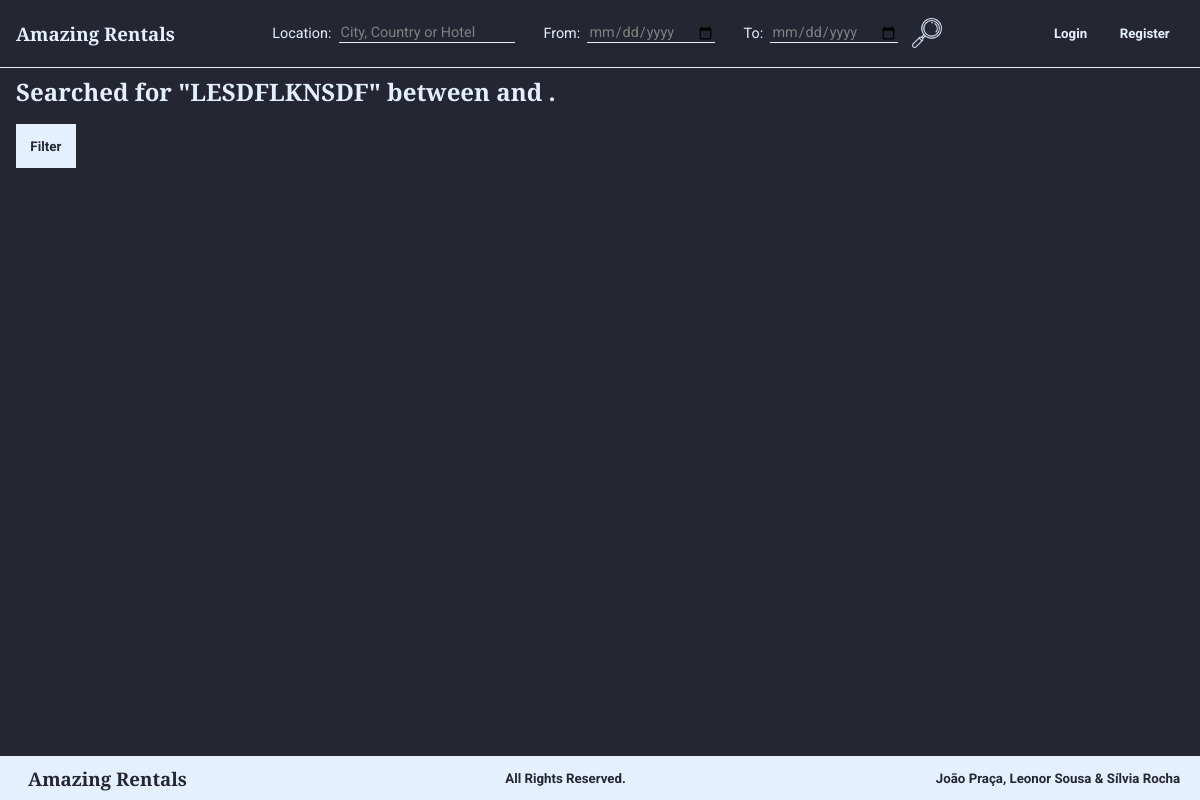
The app's page /listSearch.php?location=LESDFLKNSDF, older data.
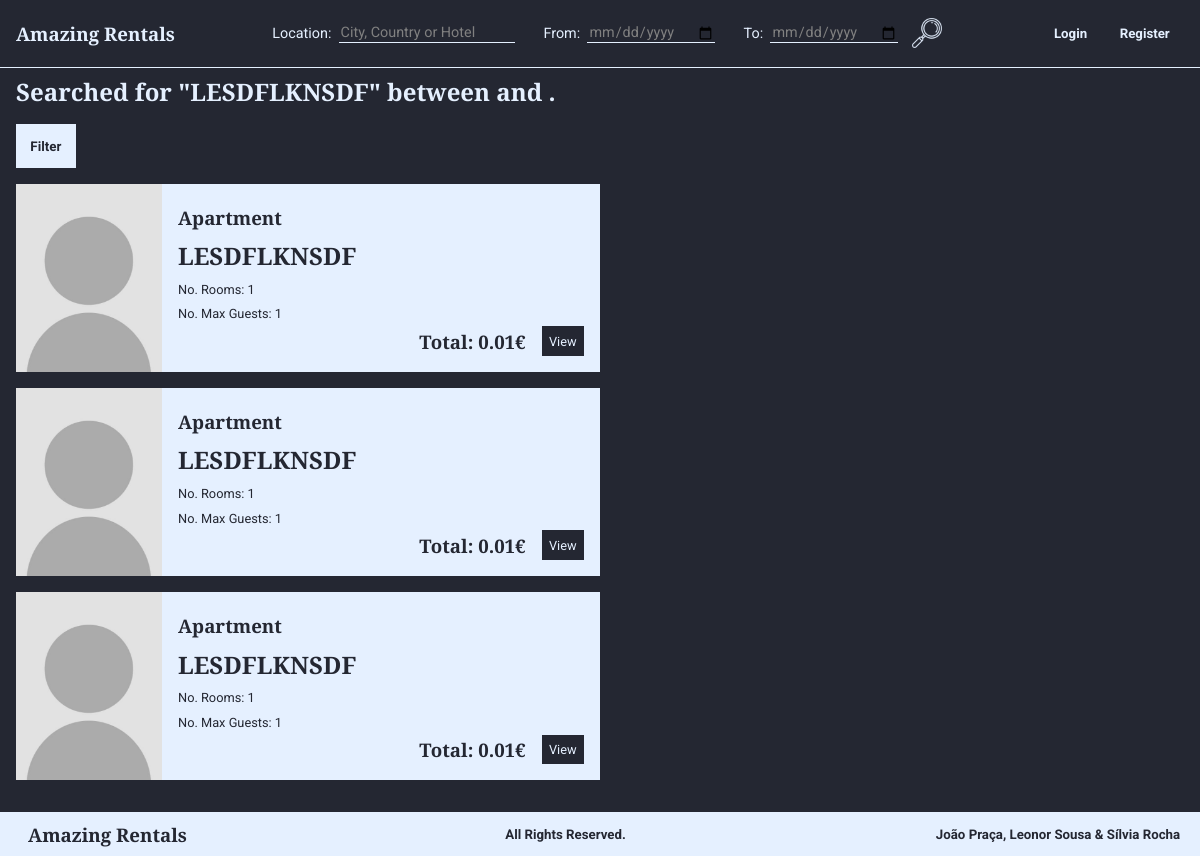
The same page, newer data.
### tables this page shows
CREATE TABLE Habitacao (
    idHabitacao INTEGER PRIMARY KEY,
    nome        TEXT,
    numQuartos  INTEGER CHECK (numQuartos > 0), 
    maxHospedes INTEGER CHECK (maxHospedes > 0),  
    precoNoite  REAL    CHECK (precoNoite > 0), 
    taxaLimpeza REAL CHECK (taxaLimpeza >= 0), 
    descricao   TEXT,
    latitude    REAL    CHECK(latitude>=-90 and latitude<=90),
    longitude   REAL    CHECK(longitude>=-180 and longitude<=180),
    morada      TEXT,
    idCidade    INTEGER REFERENCES Cidade(idCidade) ON DELETE RESTRICT ON UPDATE RESTRICT, 
    idUtilizador INTEGER REFERENCES Utilizador(idUtilizador) ON DELETE CASCADE ON UPDATE CASCADE,
    idTipo      INTEGER REFERENCES TipoDeHabitacao (idTipo) ON DELETE SET NULL ON UPDATE CASCADE, 
    idPolitica  INTEGER REFERENCES PoliticaDeCancelamento (idPolitica) ON DELETE RESTRICT ON UPDATE CASCADE
);

CREATE TABLE TipoDeHabitacao (
    idTipo  INTEGER PRIMARY KEY,
    nome    VARCHAR(30) UNIQUE NOT NULL
);

### database/habitations.php (called while the page is built, shortened)
<?php
function getHabitationsCity($city, $type, $minNumberGuests, $minNumberBedroom, $minPriceNight, $maxPriceNight){
    global $db;
    $stmt = $db->prepare('SELECT Habitacao.* FROM Habitacao JOIN cidade USING (idCidade)
    WHERE cidade.nome = ? AND idTipo like ? AND Habitacao.maxHospedes >= ? AND Habitacao.numQuartos >= ? AND Habitacao.precoNoite >= ? AND Habitacao.precoNoite <= ?');
    $stmt->execute(array($city, $type, $minNumberGuests, $minNumberBedroom, $minPriceNight, $maxPriceNight));
    return $stmt->fetchAll();
}
function getHabitationsCountry($country, $type, $minNumberGuests, $minNumberBedroom, $minPriceNight, $maxPriceNight){
    global $db;
    $stmt = $db->prepare('SELECT Habitacao.* FROM Habitacao JOIN cidade USING (idCidade) JOIN Pais USING (idPais) JOIN TipoDeHabitacao USING (idTipo)
    WHERE Pais.nome = ? AND idTipo like ? AND Habitacao.maxHospedes >= ? AND Habitacao.numQuartos >= ? AND Habitacao.precoNoite >= ? AND Habitacao.precoNoite <= ?');
    $stmt->execute(array($country, $type, $minNumberGuests, $minNumberBedroom, $minPriceNight, $maxPriceNight));
    return $stmt->fetchAll();
}
function getHabitationsHabitationName($name, $type, $minNumberGuests, $minNumberBedroom, $minPriceNight, $maxPriceNight){
    global $db;
    $stmt = $db->prepare('SELECT Habitacao.* FROM Habitacao JOIN TipoDeHabitacao USING (idTipo)
    WHERE Habitacao.nome like ? AND idTipo like ? AND Habitacao.maxHospedes >= ? AND Habitacao.numQuartos >= ? AND Habitacao.precoNoite >= ? AND Habitacao.precoNoite <= ?');
    $stmt->execute(array("%$name%", $type, $minNumberGuests, $minNumberBedroom, $minPriceNight, $maxPriceNight));
    return $stmt->fetchAll();
}
function getHabitations($location, $type, $minNumberGuests, $minNumberBedroom, $minPriceNight, $maxPriceNight){
    if($minPriceNight == null)
        $minPriceNight = 0;
    $habitations = array_merge(getHabitationsCity($location, $type, $minNumberGuests, $minNumberBedroom, $minPriceNight, $maxPriceNight),
    getHabitationsCountry($location, $type, $minNumberGuests, $minNumberBedroom, $minPriceNight, $maxPriceNight),
    getHabitationsHabitationName($location, $type, $minNumberGuests, $minNumberBedroom, $minPriceNight, $maxPriceNight));
    return array_unique($habitations, SORT_REGULAR);
}
function getNameType($id){
    global $db;
    $stmt = $db->prepare('SELECT nome FROM TipoDeHabitacao WHERE idTipo=?');
    $stmt->execute(array($id));
    return $stmt->fetch();
}
function getHabitationPictures($id){
    global $db;
    $stmt = $db->prepare('SELECT * FROM Imagem WHERE idHabitacao=?');
    $stmt->execute(array($id));
    return $stmt->fetchAll();
}
?>

### listSearch.php (shortened to what the changed rows need)
<?php
    include_once('database/connection.php');
    include_once('database/habitations.php');
    include_once('templates/common/header.php');
    echo '<h2 class="subtitle">Searched for "'.$_GET['location'].'" between '.$_GET['dateFrom'].' and '.$_GET['dateTo'].'.</h2>';
    include_once("templates/common/filter.php");
    if(isset($_GET['types']))
        $type = $_GET['types'];
    else
        $type = "%";
    if(isset($_GET['minNumberGuests']))
        $minNumberGuests = $_GET['minNumberGuests'];
    else
        $minNumberGuests = 1;
    if(isset($_GET['minNumberBedrooms']))
        $minNumberBedrooms = $_GET['minNumberBedrooms'];
    else
        $minNumberBedrooms = 1;
    if(isset($_GET['minPriceNight']))
        $minPriceNight = $_GET['minPriceNight'];
    else
        $minPriceNight = 0;
    if(isset($_GET['maxPriceNight']))
        $maxPriceNight = $_GET['maxPriceNight'];
    else
        $maxPriceNight = 99999;
    $properties = getHabitations($_GET['location'], $type, $minNumberGuests, $minNumberBedrooms, $minPriceNight, $maxPriceNight);
    $datetime1 = strtotime($_GET['dateFrom'] . ' 00:00:00');
    $datetime2 = strtotime($_GET['dateTo'] . ' 00:00:00');
    $secs = $datetime2 - $datetime1;
    $days = $secs / 86400;
    foreach ($properties as $habitation){
        include("templates/properties/viewSearchProperty.php");
    }
    include_once('templates/common/footer.php');
?>

### templates/properties/viewSearchProperty.php
<section class="propertySearch">
    <?php
        include_once("database/connection.php");
        include_once("database/habitations.php");
        $picture=getHabitationPictures($habitation['idHabitacao']);
        if ($picture != null){
            echo '<img src=' . $picture['urlImagem'] . 'alt=' . $picture['legenda'] . '>';
        }
        else{
            echo '<img src="images/ownerPicture.jpg" alt="Habitation Picture">';
        }
    ?>
    <div class="rightText">
        <h3><?=getNameType($habitation['idTipo'])['nome']?></h3>
        <h1><?=$habitation['nome']?></h1>
        <p>No. Rooms: <?=$habitation['numQuartos']?></p>
        <p>No. Max Guests: <?=$habitation['maxHospedes']?></p>
        <?php
            $total = $habitation['precoNoite']*$days+$habitation['taxaLimpeza'];
        ?>
        <div class="horizontalElements">
            <h3>Total: <?=$total?>€</h3>
            <a href="viewProperty.php?id=<?=$habitation['idHabitacao']?>&dateFrom=<?=$_GET['dateFrom']?>&dateTo=<?=$_GET['dateTo']?>" class="submit"><p>View</p></a>
        </div>
    </div>
</section>

Row changes from the older to the newer data that the page shows:
added habitacao: idTipo.nome "Apartment", nome "LESDFLKNSDF", numQuartos "1", maxHospedes "1", precoNoite "0.01"
added habitacao: idTipo.nome "Apartment", nome "LESDFLKNSDF", numQuartos "1", maxHospedes "1", precoNoite "0.01"
added habitacao: idTipo.nome "Apartment", nome "LESDFLKNSDF", numQuartos "1", maxHospedes "1", precoNoite "0.01"
